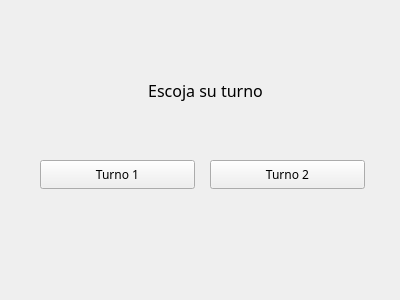
<?xml version="1.0" encoding="UTF-8"?>
<ui version="4.0">
 <class>EleccionJugador</class>
 <widget class="QWidget" name="EleccionJugador">
  <property name="geometry">
   <rect>
    <x>0</x>
    <y>0</y>
    <width>400</width>
    <height>300</height>
   </rect>
  </property>
  <property name="windowTitle">
   <string>Form</string>
  </property>
  <widget class="QPushButton" name="pushButton_3">
   <property name="geometry">
    <rect>
     <x>40</x>
     <y>160</y>
     <width>155</width>
     <height>29</height>
    </rect>
   </property>
   <property name="font">
    <font>
     <family>Ravie</family>
    </font>
   </property>
   <property name="text">
    <string>Turno 1</string>
   </property>
  </widget>
  <widget class="QPushButton" name="pushButton_4">
   <property name="geometry">
    <rect>
     <x>210</x>
     <y>160</y>
     <width>155</width>
     <height>29</height>
    </rect>
   </property>
   <property name="font">
    <font>
     <family>Ravie</family>
    </font>
   </property>
   <property name="text">
    <string>Turno 2</string>
   </property>
  </widget>
  <widget class="QLabel" name="label_2">
   <property name="geometry">
    <rect>
     <x>70</x>
     <y>60</y>
     <width>271</width>
     <height>61</height>
    </rect>
   </property>
   <property name="font">
    <font>
     <family>Wide Latin</family>
     <pointsize>12</pointsize>
    </font>
   </property>
   <property name="text">
    <string>Escoja su turno</string>
   </property>
   <property name="alignment">
    <set>Qt::AlignCenter</set>
   </property>
   <property name="wordWrap">
    <bool>true</bool>
   </property>
  </widget>
 </widget>
 <resources/>
 <connections/>
</ui>
